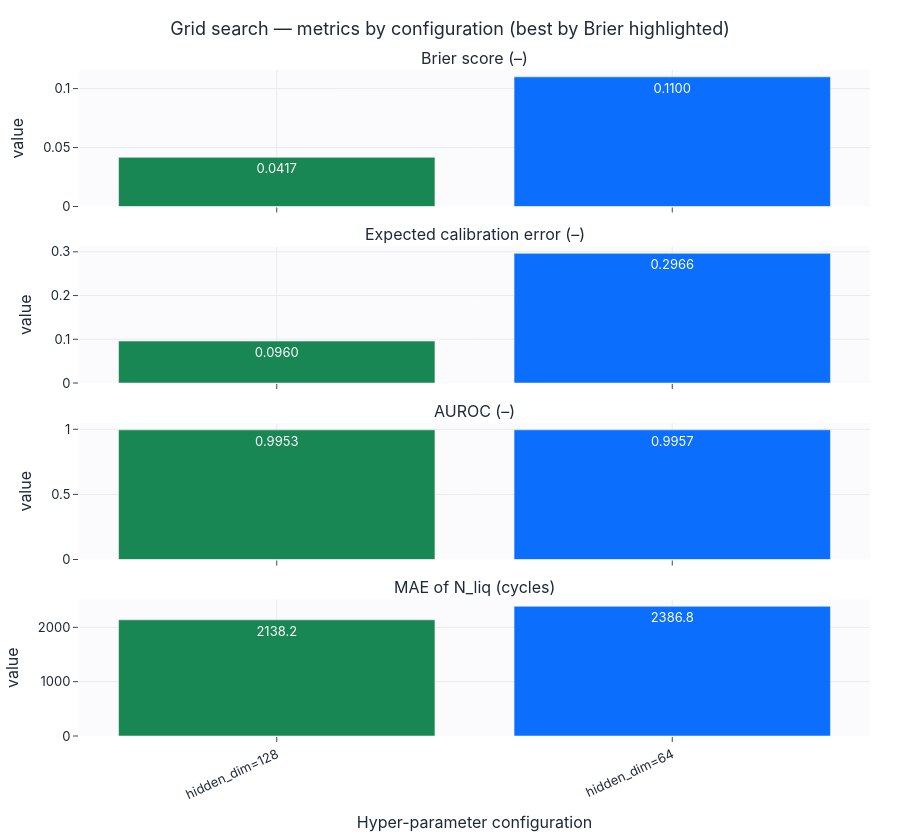
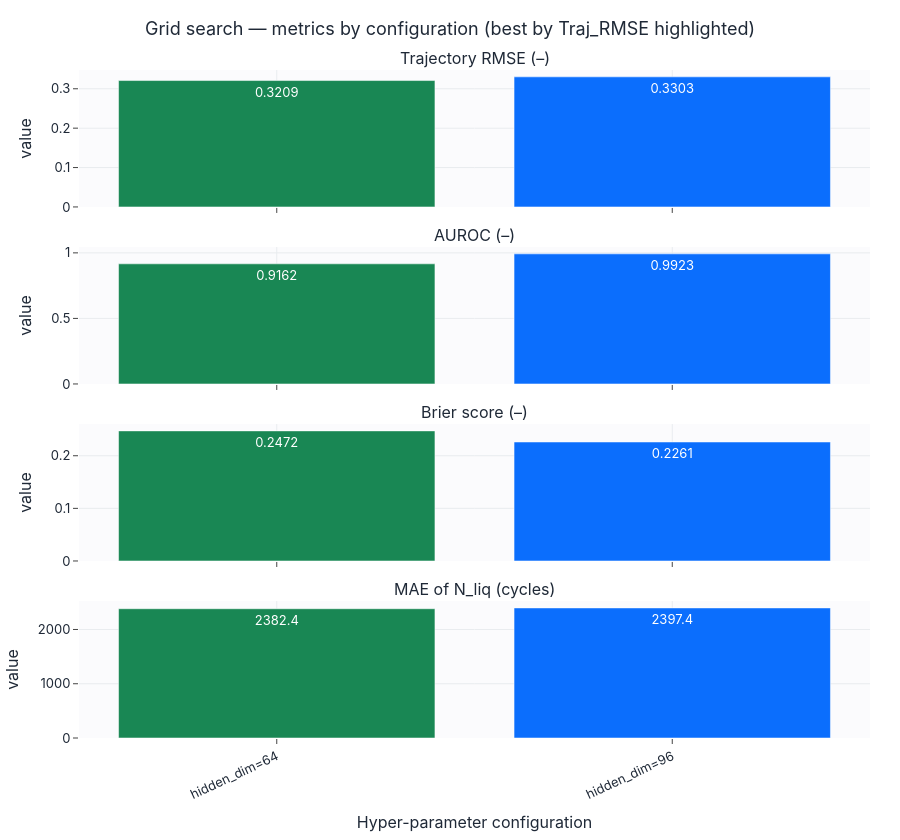
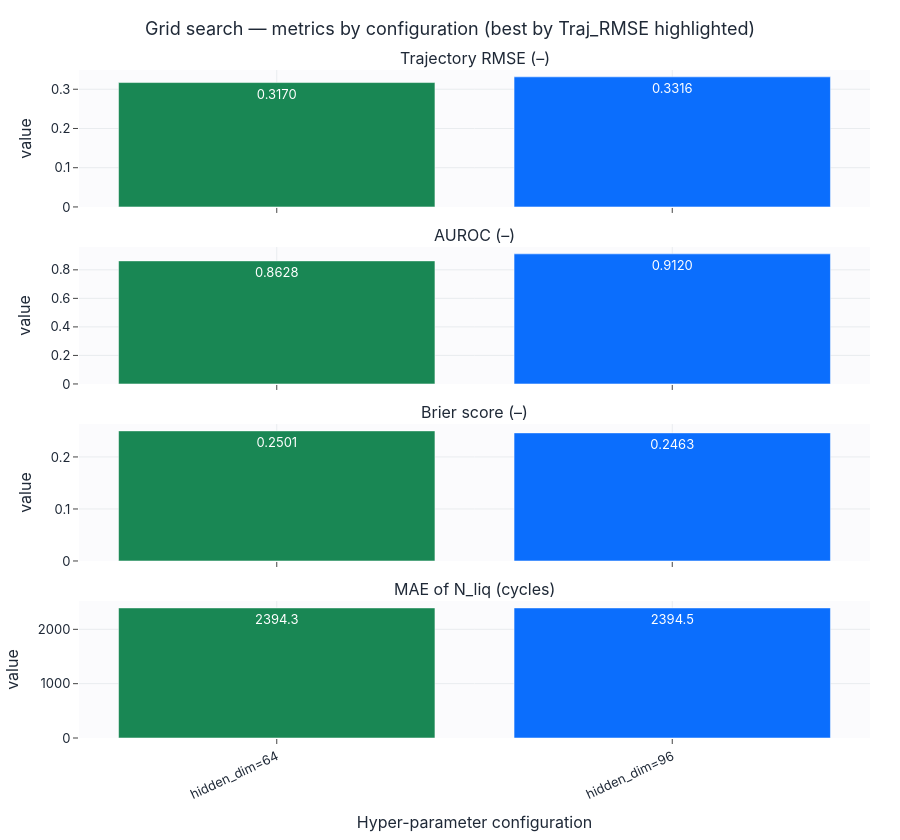

Notebook source saved alongside these figures, in order:
### Markdown cell above
## Шаг 1. Grid search, история по всем метрикам и сохранение гиперпараметров

Для каждой модели задана своя метрика отбора `score` (можно менять). Дашборд показывает
все метрики по каждой конфигурации; лучшая по метрике отбора подсвечена.

### Code cell
base_specs = {
    "mlp_risk": dict(display="MLP-Risk", cls=RiskMLP,
                     fixed=dict(static_dim=static_dim, prefix_dim=prefix_dim),
                     grid={"hidden_dim": [64, 128]}, score="Brier",
                     metrics=["Brier", "ECE", "AUROC", "N_liq_MAE"]),
    "gru": dict(display="GRU", cls=GRUBaseline,
                fixed=dict(static_dim=static_dim, seq_dim=seq_dim),
                grid={"hidden_dim": [64, 96]}, score="Traj_RMSE",
                metrics=["Traj_RMSE", "AUROC", "Brier", "N_liq_MAE"]),
    "tcn": dict(display="TCN", cls=TCNBaseline,
                fixed=dict(static_dim=static_dim, seq_dim=seq_dim),
                grid={"hidden_dim": [64, 96]}, score="Traj_RMSE",
                metrics=["Traj_RMSE", "AUROC", "Brier", "N_liq_MAE"]),
}

for name, spec in base_specs.items():
    cls, fixed, grid, score = spec["cls"], spec["fixed"], spec["grid"], spec["score"]
    res, best = grid_search(lambda p, cls=cls, fixed=fixed: cls(**fixed, **p),
                            grid, gs_train, gs_val, config, device, search_epochs=1, score_metric=score)
    write_hyperparams(MODELS_DIR, name, {"model_type": cls.__name__, "display_name": spec["display"],
                      "model_kwargs": {**fixed, **best}, "search": {"grid": grid, "score_metric": score, "best": best}})
    print(f"[{spec['display']}] selection metric = {score} | best = {best}")
    display(english_metric_table(res).round(4))
    show_grid_dashboard(res, grid, score, spec["metrics"], f"2_1_grid_search_{name}").show()

### Figure 1 — Plotly figure (JSON) as saved in the notebook; plotly's stock layout.template omitted (floating-point values rounded to 4 significant figures)
{"data": [{"marker": {"color": ["#198754", "#0b6efd"]}, "showlegend": false, "text": ["0.0417", "0.1100"], "textposition": "auto", "type": "bar", "x": ["hidden_dim=128", "hidden_dim=64"], "xaxis": "x", "y": [0.0417, 0.11], "yaxis": "y"}, {"marker": {"color": ["#198754", "#0b6efd"]}, "showlegend": false, "text": ["0.0960", "0.2966"], "textposition": "auto", "type": "bar", "x": ["hidden_dim=128", "hidden_dim=64"], "xaxis": "x2", "y": [0.09595, 0.2966], "yaxis": "y2"}, {"marker": {"color": ["#198754", "#0b6efd"]}, "showlegend": false, "text": ["0.9953", "0.9957"], "textposition": "auto", "type": "bar", "x": ["hidden_dim=128", "hidden_dim=64"], "xaxis": "x3", "y": [0.9953, 0.9957], "yaxis": "y3"}, {"marker": {"color": ["#198754", "#0b6efd"]}, "showlegend": false, "text": ["2138.2", "2386.8"], "textposition": "auto", "type": "bar", "x": ["hidden_dim=128", "hidden_dim=64"], "xaxis": "x4", "y": [2138.0, 2387.0], "yaxis": "y4"}], "layout": {"annotations": [{"font": {"size": 16}, "showarrow": false, "text": "Brier score (–)", "x": 0.5, "xanchor": "center", "xref": "paper", "y": 1.0, "yanchor": "bottom", "yref": "paper"}, {"font": {"size": 16}, "showarrow": false, "text": "Expected calibration error (–)", "x": 0.5, "xanchor": "center", "xref": "paper", "y": 0.735, "yanchor": "bottom", "yref": "paper"}, {"font": {"size": 16}, "showarrow": false, "text": "AUROC (–)", "x": 0.5, "xanchor": "center", "xref": "paper", "y": 0.47, "yanchor": "bottom", "yref": "paper"}, {"font": {"size": 16}, "showarrow": false, "text": "MAE of N_liq (cycles)", "x": 0.5, "xanchor": "center", "xref": "paper", "y": 0.205, "yanchor": "bottom", "yref": "paper"}], "height": 840, "title": {"text": "Grid search — metrics by configuration (best by Brier highlighted)"}, "xaxis": {"anchor": "y", "domain": [0.0, 1.0], "matches": "x4", "showticklabels": false}, "xaxis2": {"anchor": "y2", "domain": [0.0, 1.0], "matches": "x4", "showticklabels": false}, "xaxis3": {"anchor": "y3", "domain": [0.0, 1.0], "matches": "x4", "showticklabels": false}, "xaxis4": {"anchor": "y4", "domain": [0.0, 1.0], "tickangle": -25, "title": {"text": "Hyper-parameter configuration"}}, "yaxis": {"anchor": "x", "domain": [0.795, 1.0], "title": {"text": "value"}}, "yaxis2": {"anchor": "x2", "domain": [0.53, 0.735], "title": {"text": "value"}}, "yaxis3": {"anchor": "x3", "domain": [0.265, 0.47], "title": {"text": "value"}}, "yaxis4": {"anchor": "x4", "domain": [0.0, 0.205], "title": {"text": "value"}}}}

### Figure 2 — Plotly figure (JSON) as saved in the notebook; plotly's stock layout.template omitted (floating-point values rounded to 4 significant figures)
{"data": [{"marker": {"color": ["#198754", "#0b6efd"]}, "showlegend": false, "text": ["0.3209", "0.3303"], "textposition": "auto", "type": "bar", "x": ["hidden_dim=64", "hidden_dim=96"], "xaxis": "x", "y": [0.3209, 0.3303], "yaxis": "y"}, {"marker": {"color": ["#198754", "#0b6efd"]}, "showlegend": false, "text": ["0.9162", "0.9923"], "textposition": "auto", "type": "bar", "x": ["hidden_dim=64", "hidden_dim=96"], "xaxis": "x2", "y": [0.9162, 0.9923], "yaxis": "y2"}, {"marker": {"color": ["#198754", "#0b6efd"]}, "showlegend": false, "text": ["0.2472", "0.2261"], "textposition": "auto", "type": "bar", "x": ["hidden_dim=64", "hidden_dim=96"], "xaxis": "x3", "y": [0.2472, 0.2261], "yaxis": "y3"}, {"marker": {"color": ["#198754", "#0b6efd"]}, "showlegend": false, "text": ["2382.4", "2397.4"], "textposition": "auto", "type": "bar", "x": ["hidden_dim=64", "hidden_dim=96"], "xaxis": "x4", "y": [2382.0, 2397.0], "yaxis": "y4"}], "layout": {"annotations": [{"font": {"size": 16}, "showarrow": false, "text": "Trajectory RMSE (–)", "x": 0.5, "xanchor": "center", "xref": "paper", "y": 1.0, "yanchor": "bottom", "yref": "paper"}, {"font": {"size": 16}, "showarrow": false, "text": "AUROC (–)", "x": 0.5, "xanchor": "center", "xref": "paper", "y": 0.735, "yanchor": "bottom", "yref": "paper"}, {"font": {"size": 16}, "showarrow": false, "text": "Brier score (–)", "x": 0.5, "xanchor": "center", "xref": "paper", "y": 0.47, "yanchor": "bottom", "yref": "paper"}, {"font": {"size": 16}, "showarrow": false, "text": "MAE of N_liq (cycles)", "x": 0.5, "xanchor": "center", "xref": "paper", "y": 0.205, "yanchor": "bottom", "yref": "paper"}], "height": 840, "title": {"text": "Grid search — metrics by configuration (best by Traj_RMSE highlighted)"}, "xaxis": {"anchor": "y", "domain": [0.0, 1.0], "matches": "x4", "showticklabels": false}, "xaxis2": {"anchor": "y2", "domain": [0.0, 1.0], "matches": "x4", "showticklabels": false}, "xaxis3": {"anchor": "y3", "domain": [0.0, 1.0], "matches": "x4", "showticklabels": false}, "xaxis4": {"anchor": "y4", "domain": [0.0, 1.0], "tickangle": -25, "title": {"text": "Hyper-parameter configuration"}}, "yaxis": {"anchor": "x", "domain": [0.795, 1.0], "title": {"text": "value"}}, "yaxis2": {"anchor": "x2", "domain": [0.53, 0.735], "title": {"text": "value"}}, "yaxis3": {"anchor": "x3", "domain": [0.265, 0.47], "title": {"text": "value"}}, "yaxis4": {"anchor": "x4", "domain": [0.0, 0.205], "title": {"text": "value"}}}}

### Figure 3 — Plotly figure (JSON) as saved in the notebook; plotly's stock layout.template omitted (floating-point values rounded to 4 significant figures)
{"data": [{"marker": {"color": ["#198754", "#0b6efd"]}, "showlegend": false, "text": ["0.3170", "0.3316"], "textposition": "auto", "type": "bar", "x": ["hidden_dim=64", "hidden_dim=96"], "xaxis": "x", "y": [0.317, 0.3316], "yaxis": "y"}, {"marker": {"color": ["#198754", "#0b6efd"]}, "showlegend": false, "text": ["0.8628", "0.9120"], "textposition": "auto", "type": "bar", "x": ["hidden_dim=64", "hidden_dim=96"], "xaxis": "x2", "y": [0.8628, 0.912], "yaxis": "y2"}, {"marker": {"color": ["#198754", "#0b6efd"]}, "showlegend": false, "text": ["0.2501", "0.2463"], "textposition": "auto", "type": "bar", "x": ["hidden_dim=64", "hidden_dim=96"], "xaxis": "x3", "y": [0.2501, 0.2463], "yaxis": "y3"}, {"marker": {"color": ["#198754", "#0b6efd"]}, "showlegend": false, "text": ["2394.3", "2394.5"], "textposition": "auto", "type": "bar", "x": ["hidden_dim=64", "hidden_dim=96"], "xaxis": "x4", "y": [2394.0, 2395.0], "yaxis": "y4"}], "layout": {"annotations": [{"font": {"size": 16}, "showarrow": false, "text": "Trajectory RMSE (–)", "x": 0.5, "xanchor": "center", "xref": "paper", "y": 1.0, "yanchor": "bottom", "yref": "paper"}, {"font": {"size": 16}, "showarrow": false, "text": "AUROC (–)", "x": 0.5, "xanchor": "center", "xref": "paper", "y": 0.735, "yanchor": "bottom", "yref": "paper"}, {"font": {"size": 16}, "showarrow": false, "text": "Brier score (–)", "x": 0.5, "xanchor": "center", "xref": "paper", "y": 0.47, "yanchor": "bottom", "yref": "paper"}, {"font": {"size": 16}, "showarrow": false, "text": "MAE of N_liq (cycles)", "x": 0.5, "xanchor": "center", "xref": "paper", "y": 0.205, "yanchor": "bottom", "yref": "paper"}], "height": 840, "title": {"text": "Grid search — metrics by configuration (best by Traj_RMSE highlighted)"}, "xaxis": {"anchor": "y", "domain": [0.0, 1.0], "matches": "x4", "showticklabels": false}, "xaxis2": {"anchor": "y2", "domain": [0.0, 1.0], "matches": "x4", "showticklabels": false}, "xaxis3": {"anchor": "y3", "domain": [0.0, 1.0], "matches": "x4", "showticklabels": false}, "xaxis4": {"anchor": "y4", "domain": [0.0, 1.0], "tickangle": -25, "title": {"text": "Hyper-parameter configuration"}}, "yaxis": {"anchor": "x", "domain": [0.795, 1.0], "title": {"text": "value"}}, "yaxis2": {"anchor": "x2", "domain": [0.53, 0.735], "title": {"text": "value"}}, "yaxis3": {"anchor": "x3", "domain": [0.265, 0.47], "title": {"text": "value"}}, "yaxis4": {"anchor": "x4", "domain": [0.0, 0.205], "title": {"text": "value"}}}}
